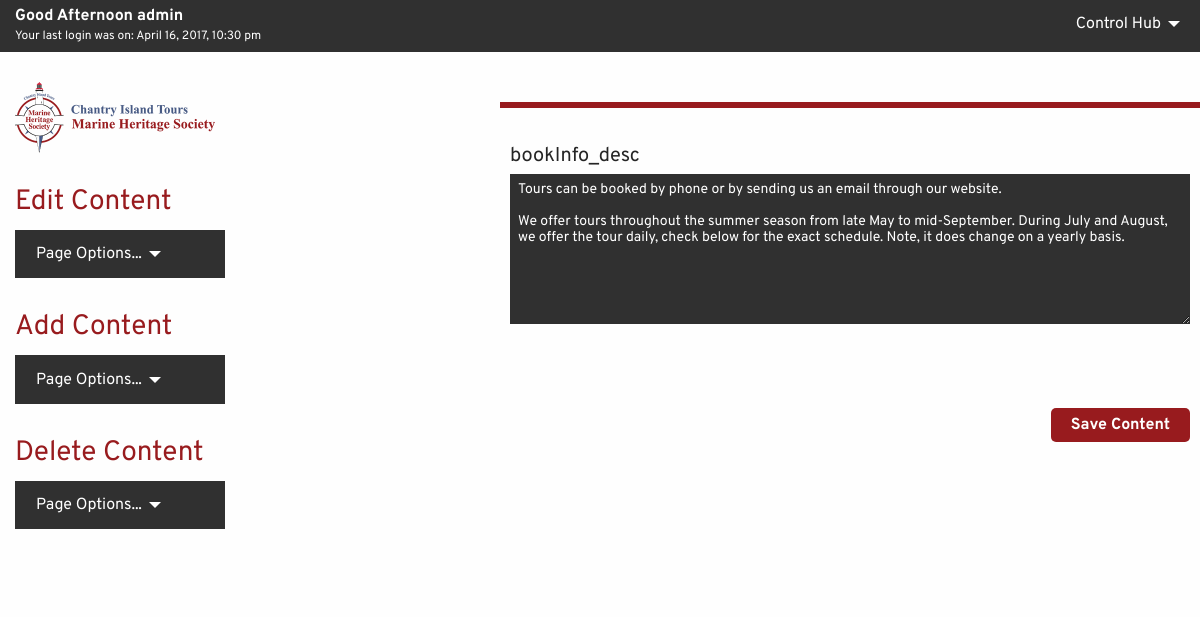
The page /admin/admin_index.php?tbl=tbl_bookInfo&col=bookInfo_id&id=1 (signed in) on the database as committed earlier.
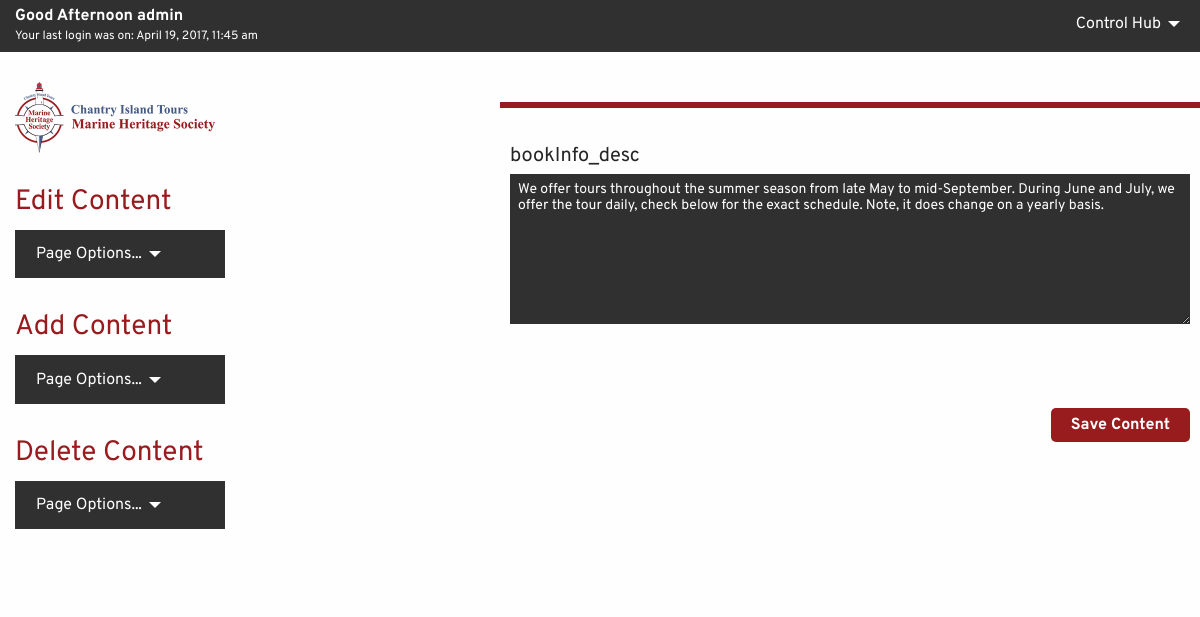
The same page on the database as committed later.
### tables this page shows
CREATE TABLE tbl_bookInfo (
  bookInfo_id tinyint(3) unsigned NOT NULL,
  bookInfo_desc text NOT NULL
);

### admin/phpscripts/read.php (called while the page is built, shortened)
<?php
	function getSingle($tbl, $col, $id) {
		require_once('connect.php');
		$querySingle = "SELECT * FROM {$tbl} WHERE {$col}={$id}";
		$runSingle = mysqli_query($link, $querySingle);
		if($runSingle){
			return $runSingle;
		}else{
			$error =  "There was an error accessing this information.  Please contact your admin.";
			return $error;
		}
	}
?>

### admin/phpscripts/single_edit_form.php (the view, shortened to what this page needs)
<?php
	 function single_edit($tbl,$col,$id) {
	 	$result = getSingle($tbl, $col, $id);
	 	$getResult = mysqli_fetch_array($result);
	 	echo "<form action=\"phpscripts/edit.php\" method=\"post\">";
	 	for($i=0; $i<mysqli_num_fields($result); $i++) {
	 		$dataType = mysqli_fetch_field_direct($result,$i);
	 		$fieldName = $dataType->name;
	 		$fieldType = $dataType->type;
	 		if($fieldName != $col) {
	 			echo "<label class=\"editAllLabel\">{$fieldName}</label>";
	 			if($fieldType != 252) {
	 				if($fieldName != "stats_icon") {
	 					echo "<input class=\"editAllInput\" type=\"text\" name=\"{$fieldName}\" value=\"{$getResult[$i]}\">";
	 				}else{
	 					echo "<input hidden class=\"editAllInput\" type=\"text\" name=\"{$fieldName}\" value=\"{$getResult[$i]}\">";
	 				}
	 			}else{
	 				echo "<textarea class=\"editAlltextarea\" name=\"$fieldName\">{$getResult[$i]}</textarea><br><br>";
	 			}
	 		}
	 	}
	 	echo "<input class=\"editAllSubmit\" type=\"submit\" value=\"Save Content\">";
	 	echo "</form>";
	 }
?>

### admin/layout/header.php (shortened to what this page needs)
<!DOCTYPE html>
<html class="no-js" lang="en">
  <head>
    <link rel="stylesheet" href="../css/foundation.css">
    <link rel="stylesheet" href="css/admin.css">
  </head>
  <body class="body-<?=strtolower(str_replace(' ', '-', $strPageTitle))?>">

### admin/admin_index.php (shortened to what this page needs)
<?php
	if(isset($_GET['tbl'])) {
		$tbl = $_GET['tbl'];
		$col = $_GET['col'];
	}
?>
<?php
$strPageTitle = 'Admin Content Management';
include_once("layout/header.php");
?>
    <div id="CMSTopBar">
    <div class="row">
		<div class="small-8 medium-6 columns">
			<h1><?php $dayTime = date('H');
				if($dayTime<12) {
					echo "Good Morning ".$_SESSION['users_name'];
				}else if(($dayTime>=12)&&($dayTime<19)) {
					echo "Good Afternoon ".$_SESSION['users_name'];
				}else if($dayTime>=19) {
					echo "Good Evening ".$_SESSION['users_name'];
				}
			?></h1>
			<p>Your last login was on: <?php echo $_SESSION['users_lastlogin']; ?></p>
		</div>
		<div class="small-4 medium-6 columns" id="CMSoptions">
			<ul class="dropdown menu CMSnav" data-dropdown-menu>
			  <li>
			    <a href="#">Control Hub</a>
			  </li>
			</ul>
		</div>
	</div>
    </div>
    <div class="row CMSCon">
    	<?php
			include("layout/sideNav.php");
		?>
    	<div class="small-12 medium-7 columns CMSright">
    		<?php single_edit($tbl,$col,$id); ?>
    	</div>
    </div>
<?php
	include("layout/footer.php");
?>

### admin/layout/sideNav.php (shortened to what this page needs)
<div class="small-12 medium-5 columns CMSleft">
<img data-interchange="[../images/chantry_island_header.png, small], [../images/chantry_island_header.svg, retina]" alt="logo" id="CMSlogoSideBar">
  <h2>Edit Content</h2>
    <div class="CMSConDropdown">
      <ul class="dropdown menu CMSoptions" data-dropdown-menu>
        <li>
        <a href="#">Page Options...</a>
      </li>
    </ul>
  </div>
  <h2>Add Content</h2>
    <div class="CMSConDropdown">
      <ul class="dropdown menu CMSoptions" data-dropdown-menu>
      <li>
        <a href="#">Page Options...</a>
      </li>
    </ul>
  </div>
  <h2>Delete Content</h2>
    <div class="CMSConDropdown">
      <ul class="dropdown menu CMSoptions" data-dropdown-menu>
        <li>
        <a href="#">Page Options...</a>
      </li>
    </ul>
  </div>
</div>

### admin/layout/footer.php (shortened to what this page needs)
  </body>
</html>

### admin/css/admin.css (style rules this page uses)
#CMSlogoSideBar { max-width: 200px; margin-bottom: 30px; }
#CMSTopBar { background-color: #303030; padding: 5px 0px; }
#CMSTopBar h1 { color: #fff; font-size: 1em; margin: 0; padding: 0; font-family: 'Overpass', Arial, Times, Serif; font-weight: 700; }
#CMSTopBar p { color: #fff; font-size: .75em; margin: 0; padding: 0; font-family: 'Overpass', Arial, Times, Serif; }
.CMSnav { float: right; font-family: 'Overpass', Arial, Times, Serif; }
.dropdown.menu > li.is-dropdown-submenu-parent > a::after { border-color: #fff transparent transparent; }
.CMSnav a { color: #fff; transition: .3s ease-in-out all; }
.CMSCon { padding: 30px 0px; }
.CMSConDropdown { padding: 5px; background-color: #303030; width: 210px; margin-bottom: 30px; }
.CMSoptions { font-family: 'Overpass', Arial, Times, Serif; }
.CMSoptions a { color: #fff; transition: .3s ease-in-out all; }
.CMSleft h2 { color: #981b1e; font-family: 'Overpass', Arial, Times, Serif; font-weight: 400; font-size: 1.75em; }
.CMSright { padding: 30px 10px; margin: 20px 0px; border-top: 6px solid #981b1e; }
.editAllLabel { color: #252525; font-family: 'Overpass', Arial, Times, Serif; font-weight: 400; font-size: 1.25em; }
.editAlltextarea { background-color: #303030; border: none; box-shadow: none; color: #fff; font-family: 'Overpass', Arial, Times, Serif; font-weight: 400; font-size: .875em; height: 150px; }
.editAllSubmit { border: none; color: #fff; font-family: 'Overpass', Arial, Times, Serif; font-weight: 700; font-size: 1em; background-color: #981b1e; padding: 8px 20px; border-radius: 5px; cursor: pointer; transition: .3s ease-in-out all; margin-top: 20px; float: right; }

Rows that differ between the two databases and show on the page:
changed tbl_bookinfo: bookInfo_desc "Tours can be booked by phone or by sending us an email through our website. We offer tours throughout the summer season from late May to mid-September. During July and August, we offer the tour…" → "We offer tours throughout the summer season from late May to mid-September. During June and July, we offer the tour…"
Other text that changed with them:
$_SESSION['users_lastlogin']: "April 16, 2017, 10:30 pm" → "April 19, 2017, 11:45 am"
